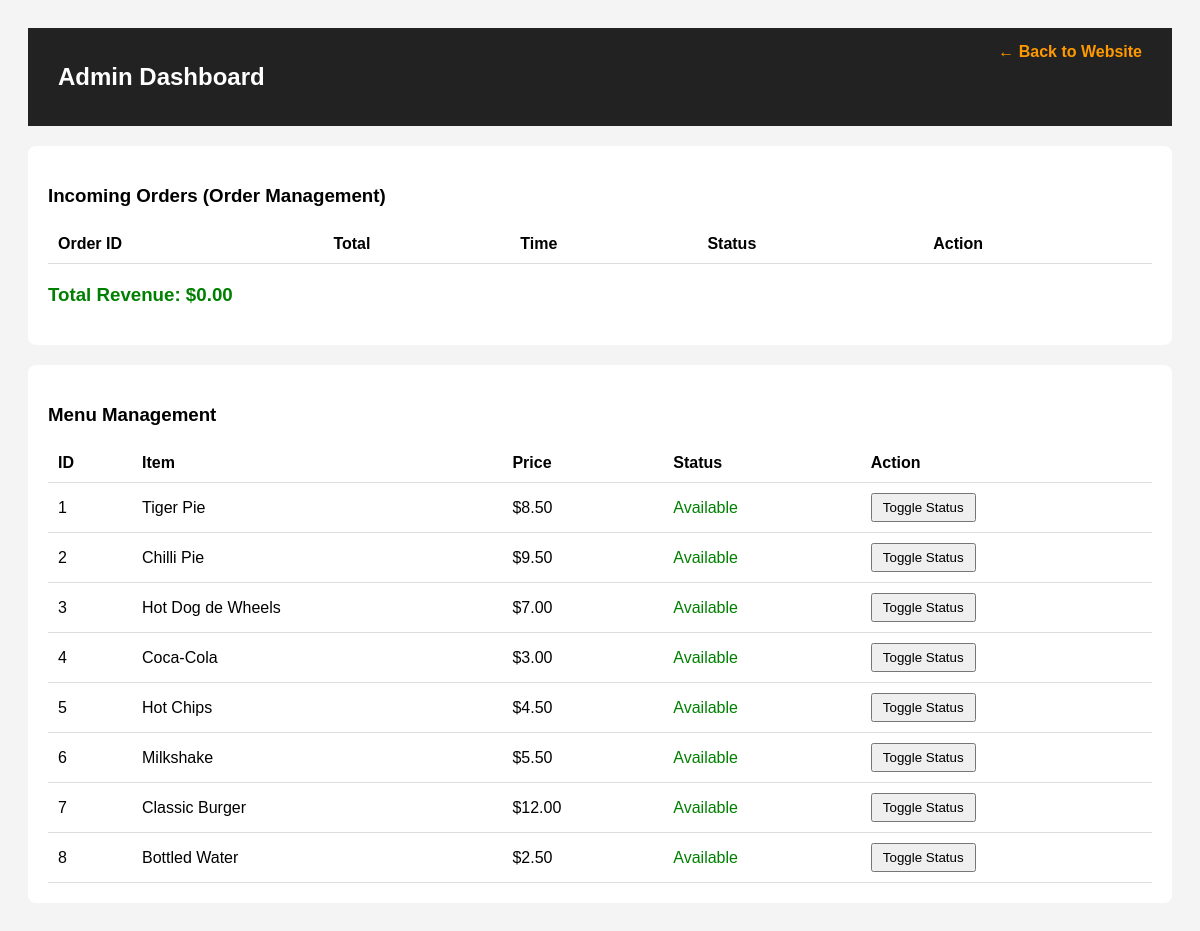
/admin.php (signed in), run on the app's committed database.
### tables this page shows
CREATE TABLE menu_items (id INTEGER PRIMARY KEY AUTOINCREMENT, name TEXT, description TEXT, price REAL, image TEXT, available INTEGER DEFAULT 1);

### admin.php (the view, shortened to what this page needs)
<?php
$pdo = new PDO('sqlite:harrys.db');
?>
<!DOCTYPE html>
<html lang="en">
<head>
</head>
<body>
    <div class="header">
        <h2>Admin Dashboard</h2>
        <a href="index.php">← Back to Website</a>
    </div>
    <div class="section">
        <h3>Incoming Orders (Order Management)</h3>
        <table>
            <tr><th>Order ID</th><th>Total</th><th>Time</th><th>Status</th><th>Action</th></tr>
            <?php
            $total_revenue = 0;
            ?>
        </table>
        <h3 style="color: green; margin-top: 20px;">Total Revenue: $<?php echo number_format($total_revenue, 2); ?></h3>
    </div>
    <div class="section">
        <h3>Menu Management</h3>
        <table>
            <tr><th>ID</th><th>Item</th><th>Price</th><th>Status</th><th>Action</th></tr>
            <?php
            $items = $pdo->query("SELECT * FROM menu_items")->fetchAll(PDO::FETCH_ASSOC);
            foreach ($items as $i) {
                $status = $i['available'] ? "<span style='color:green;'>Available</span>" : "<span style='color:red;'>Sold Out</span>";
                echo "<tr><td>{$i['id']}</td><td>{$i['name']}</td><td>$" . number_format($i['price'], 2) . "</td><td>$status</td>";
                echo "<td>
                        <form method='POST'>
                            <input type='hidden' name='item_id' value='{$i['id']}'>
                            <button type='submit' name='toggle_item'>Toggle Status</button>
                        </form>
                      </td></tr>";
            }
            ?>
        </table>
    </div>
</body>
</html>

### admin.php (style rules this page uses)
body { font-family: Arial; background: #f4f4f4; padding: 20px; }
.header { background: #222; color: white; padding: 15px 30px; display: flex; justify-content: space-between; }
.header a { color: #ff9900; text-decoration: none; font-weight: bold; }
.section { background: white; padding: 20px; margin-top: 20px; border-radius: 8px; }
table { width: 100%; border-collapse: collapse; margin-top: 10px; }
th, td { border-bottom: 1px solid #ddd; padding: 10px; text-align: left; }
select, button { padding: 5px 10px; cursor: pointer; }

### data on the page
menu_items: id "1", name "Tiger Pie", price "8.50", available "Available"
menu_items: id "2", name "Chilli Pie", price "9.50", available "Available"
menu_items: id "3", name "Hot Dog de Wheels", price "7.00", available "Available"
menu_items: id "4", name "Coca-Cola", price "3.00", available "Available"
menu_items: id "5", name "Hot Chips", price "4.50", available "Available"
menu_items: id "6", name "Milkshake", price "5.50", available "Available"
menu_items: id "7", name "Classic Burger", price "12.00", available "Available"
menu_items: id "8", name "Bottled Water", price "2.50", available "Available"

### other printed values
$total_revenue "0.00"
